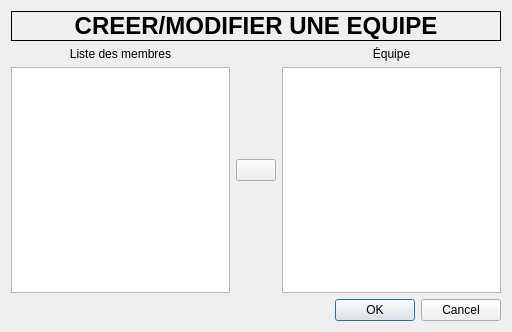
<?xml version="1.0" encoding="UTF-8"?>
<ui version="4.0">
 <class>TeamWindow</class>
 <widget class="QDialog" name="TeamWindow">
  <property name="geometry">
   <rect>
    <x>0</x>
    <y>0</y>
    <width>512</width>
    <height>332</height>
   </rect>
  </property>
  <property name="windowTitle">
   <string>Dialog</string>
  </property>
  <layout class="QVBoxLayout" name="verticalLayout_3">
   <item>
    <widget class="QLabel" name="label">
     <property name="sizePolicy">
      <sizepolicy hsizetype="Preferred" vsizetype="Fixed">
       <horstretch>0</horstretch>
       <verstretch>0</verstretch>
      </sizepolicy>
     </property>
     <property name="font">
      <font>
       <pointsize>18</pointsize>
       <weight>75</weight>
       <bold>true</bold>
      </font>
     </property>
     <property name="frameShape">
      <enum>QFrame::Box</enum>
     </property>
     <property name="frameShadow">
      <enum>QFrame::Plain</enum>
     </property>
     <property name="text">
      <string>CREER/MODIFIER UNE EQUIPE</string>
     </property>
     <property name="alignment">
      <set>Qt::AlignCenter</set>
     </property>
    </widget>
   </item>
   <item>
    <layout class="QHBoxLayout" name="horizontalLayout">
     <item>
      <layout class="QVBoxLayout" name="verticalLayout">
       <item>
        <widget class="QLabel" name="label_2">
         <property name="text">
          <string>Liste des membres</string>
         </property>
         <property name="alignment">
          <set>Qt::AlignCenter</set>
         </property>
        </widget>
       </item>
       <item>
        <widget class="QListWidget" name="memberList"/>
       </item>
      </layout>
     </item>
     <item>
      <widget class="QPushButton" name="pushButton">
       <property name="text">
        <string/>
       </property>
       <property name="icon">
        <iconset resource="tanca.qrc">
         <normaloff>:/icons/arrow.png</normaloff>:/icons/arrow.png</iconset>
       </property>
      </widget>
     </item>
     <item>
      <layout class="QVBoxLayout" name="verticalLayout_2">
       <item>
        <widget class="QLabel" name="label_3">
         <property name="text">
          <string>Équipe</string>
         </property>
         <property name="alignment">
          <set>Qt::AlignCenter</set>
         </property>
        </widget>
       </item>
       <item>
        <widget class="QListWidget" name="teamList"/>
       </item>
      </layout>
     </item>
    </layout>
   </item>
   <item>
    <widget class="QDialogButtonBox" name="buttonBox">
     <property name="orientation">
      <enum>Qt::Horizontal</enum>
     </property>
     <property name="standardButtons">
      <set>QDialogButtonBox::Cancel|QDialogButtonBox::Ok</set>
     </property>
    </widget>
   </item>
  </layout>
 </widget>
 <resources>
  <include location="tanca.qrc"/>
 </resources>
 <connections>
  <connection>
   <sender>buttonBox</sender>
   <signal>accepted()</signal>
   <receiver>TeamWindow</receiver>
   <slot>accept()</slot>
   <hints>
    <hint type="sourcelabel">
     <x>248</x>
     <y>254</y>
    </hint>
    <hint type="destinationlabel">
     <x>157</x>
     <y>274</y>
    </hint>
   </hints>
  </connection>
  <connection>
   <sender>buttonBox</sender>
   <signal>rejected()</signal>
   <receiver>TeamWindow</receiver>
   <slot>reject()</slot>
   <hints>
    <hint type="sourcelabel">
     <x>316</x>
     <y>260</y>
    </hint>
    <hint type="destinationlabel">
     <x>286</x>
     <y>274</y>
    </hint>
   </hints>
  </connection>
 </connections>
</ui>
